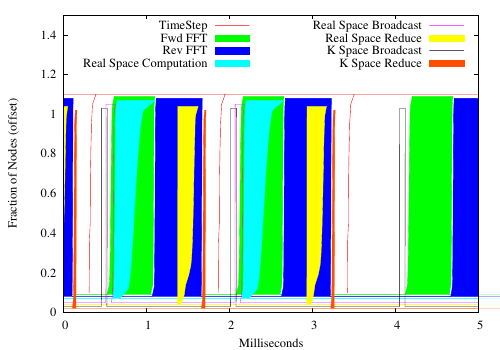

This chart was generated by the following gnuplot code:
reset
#set term mp color psnfss
#set output 'rhod_16k_timing.mp'
#set term epslatex color solid blacktext
set term postscript eps color blacktext solid font "TimesRoman" 18
#set output 'rhod_16k_timing.tex'
set output 'rhod_16k_timing.eps'
set key horizontal
set xlabel 'Milliseconds'
set ylabel 'Fraction of Nodes (offset)'
set yrange [0:1.5]
set xrange [0:5]
#set title 'Rhodopsin on 16,384 nodes' offset 0,-3
toff=9.83409e11
vdelta=0.01
nmax=10

plot 'rhod_16k_timing_20060726.dat' index 1 using (($4-toff)/0.7e6):($5+nmax*vdelta) title 'TimeStep' with lines,\
'rhod_16k_timing_20060726.dat' index 2 using (($4-toff)/0.7e6):($5+(nmax-1)*vdelta) title 'Fwd FFT' with filledcurves above y1=(nmax-1)*vdelta,\
'rhod_16k_timing_20060726.dat' index 11 using (($4-toff)/0.7e6):($5+(nmax-2)*vdelta) title 'Rev FFT' with filledcurves above y1=(nmax-2)*vdelta,\
'rhod_16k_timing_20060726.dat' index 13 using (($4-toff)/0.7e6):($5+(nmax-3)*vdelta) title 'Real Space Computation' with filledcurves above y1=(nmax-3)*vdelta,\
'rhod_16k_timing_20060726.dat' index 0 using (($4-toff)/0.7e6):($5+(nmax-5)*vdelta) title 'Real Space Broadcast' with lines,\
'rhod_16k_timing_20060726.dat' index 3 using (($4-toff)/0.7e6):($5+(nmax-6)*vdelta) title 'Real Space Reduce' with filledcurves above y1=(nmax-6)*vdelta,\
'rhod_16k_timing_20060726.dat' index 27 using (($4-toff)/0.7e6):($5+(nmax-7)*vdelta) title 'K Space Broadcast' with lines,\
'rhod_16k_timing_20060726.dat' index 6 using (($4-toff)/0.7e6):($5+(nmax-8)*vdelta) title 'K Space Reduce' with filledcurves above y1=(nmax-8)*vdelta

#'rhod_16k_timing_20060726.dat' index 8 using (($4-toff)/0.7e6):($5+(nmax-9)*vdelta) title 'Bonded Broadcast' with lines,\
#'rhod_16k_timing_20060726.dat' index 10 using (($4-toff)/0.7e6):($5+(nmax-10)*vdelta) title 'Bonded Reduction' with lines

#'rhod_16k_timing_20060726.dat' index 12 using (($4-toff)/0.7e6):($5+(nmax-4)*vdelta) title 'LocalTupleListDriver' with lines,\

set output
set term win
